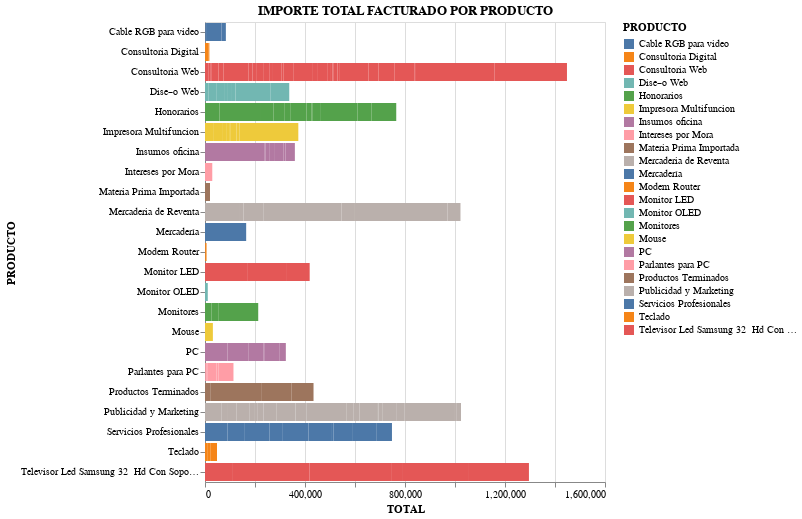

Notebook code cell kept with this figure:
### Markdown cell above
+ *Gráfico de barras para visualizar la facturación por producto*

### Code cell
alt.Chart(facturas).mark_bar().encode(
  x="TOTAL",
  y=alt.Y("PRODUCTO"),
  color="PRODUCTO",).interactive().properties(title="IMPORTE TOTAL FACTURADO POR PRODUCTO")

### Figure 1 — Vega-Lite specification as saved in the notebook (floating-point values rounded to 4 significant figures; data arrays with more than 128 entries replaced by an {"elided": "..."} marker saying what was removed)
{"config": {"view": {"continuousWidth": 400, "continuousHeight": 300}}, "data": {"name": "data-845d0fc160f07c62a2dc82053634e06d"}, "mark": "bar", "encoding": {"color": {"type": "nominal", "field": "PRODUCTO"}, "x": {"type": "quantitative", "field": "TOTAL"}, "y": {"type": "nominal", "field": "PRODUCTO"}}, "selection": {"selector001": {"type": "interval", "bind": "scales", "encodings": ["x", "y"]}}, "title": "IMPORTE TOTAL FACTURADO POR PRODUCTO", "$schema": "https://vega.github.io/schema/vega-lite/v4.8.1.json", "datasets": {"data-845d0fc160f07c62a2dc82053634e06d": {"elided": "159 records"}}}
